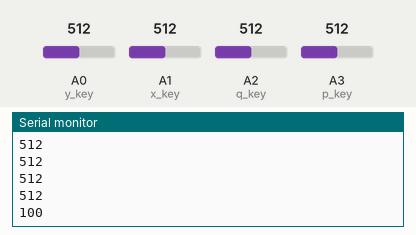
This sketch was run on a simulated Arduino Uno, built with avr-gcc and run on an emulated ATmega328P. Parts: the last lines printed to the serial monitor. Inputs (shaded band) come from the test bench; at power-on: A0 (y_key) = 512, A1 (x_key) = 512, A2 (q_key) = 512, A3 (p_key) = 512. No radio packets arrive unless stated.

Above: at 1.2 s.
1.3 s: A0 (y_key) set to 610
At 1.44 s:
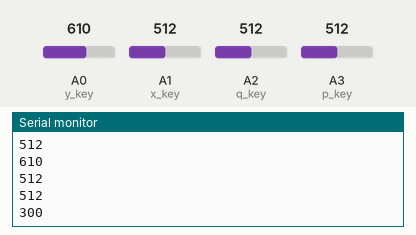
2.8 s: A1 (x_key) set to 390
4.3 s: A2 (q_key) set to 610
5.8 s: A3 (p_key) set to 716
At 6.01 s:
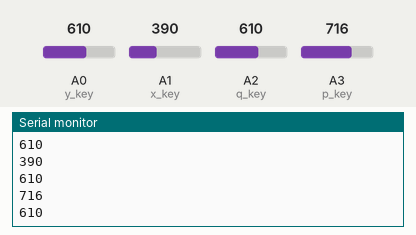
7.3 s: A0 (y_key) set to 590
At 7.45 s:
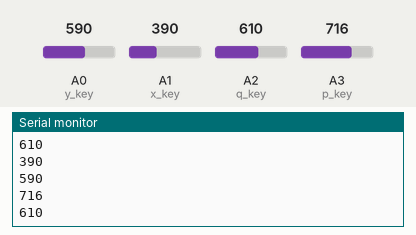
8.8 s: A1 (x_key) set to 410
Timing chart, 0 to 11.3 s (numbered marks = the images above; inputs shaded):
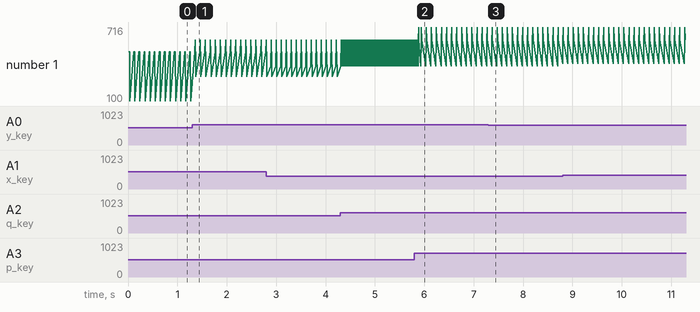

The sketch:

transmitter.ino
```cpp
 #include <SPI.h>
#include <nRF24L01.h>
#include <printf.h>
#include <RF24.h>
#include <RF24_config.h>

void recieve_values();

RF24 radio(7, 8); // CSN, CE
const byte addresses[][6] = {"00001", "00002"};

int x_key = A1;
int y_key = A0;
int p_key = A3;
int q_key = A2;
int x_pos;
int y_pos;
int p_pos;
int q_pos;

void setup() {
  radio.begin();
  radio.openWritingPipe(addresses[1]); // 00002
  radio.openReadingPipe(1, addresses[0]); // 00001
  radio.setPALevel(RF24_PA_MIN);
  radio.setChannel(87);
  radio.setDataRate(RF24_250KBPS);
  recieve_values();
  radio.stopListening();
  Serial.begin(9600);
  pinMode (x_key, INPUT) ;
  pinMode (y_key, INPUT) ;
  pinMode (p_key, INPUT) ;
  pinMode (q_key, INPUT) ;
}
int pos;
void loop() {
  x_pos = analogRead (x_key) ;
  y_pos = analogRead (y_key) ;
  p_pos = analogRead (p_key) ;
  q_pos = analogRead (q_key) ;
  Serial.println(x_pos);
  Serial.println(y_pos);
  Serial.println(p_pos);
  Serial.println(q_pos);
  if (p_pos>400 && p_pos<600 && q_pos>400 && q_pos<600)
  {
  if(x_pos>400 && x_pos<600 && y_pos>400 && y_pos<600)
  {
    pos=100;
    radio.write(&pos, sizeof(pos));
  }
  if(x_pos>400 && x_pos<600 && y_pos<400)
  {
    pos=200;
    radio.write(&pos, sizeof(pos));
  }
  if(x_pos>400 && x_pos<600 && y_pos>600)
  {
    pos=300;
    radio.write(&pos, sizeof(pos));
  }
  if(y_pos>400 && y_pos<600 && x_pos<400)
  {
    pos=400;
    radio.write(&pos, sizeof(pos));
  }
  if(y_pos>400 && y_pos<600 && x_pos>600)
  {
    pos=500;
    radio.write(&pos, sizeof(pos));
  }
  Serial.println(pos);
  delay(100);
}
else if(p_pos<400 || p_pos>600)
{
  if(p_pos<400)
  {
    pos=600;
    radio.write(&pos, sizeof(pos));
  }
  if(p_pos>600)
  {
    pos=700;
    radio.write(&pos, sizeof(pos));
  }
  delay(100);
}
}

void recieve_values()
{
      radio.startListening();
      while(radio.available())
      {
        // code to read the temperature values sent by the earth analyzer
        // radio.read(&temperature, sizeof(temperature));
        //  Serial.println(temperature);

        // logic to be named for writing the class names
        //Serial.print();
      }
      delay(10);
}
```

Measured:
- after the input at 1.3 s, the serial monitor: prints a new line after 0.06 s (image 1)
- after the input at 5.8 s, the serial monitor: prints a new line after 0.08 s (image 2)
- after the input at 7.3 s, the serial monitor: prints a new line after 0.07 s (image 3)
- plotted number 1: 100 → 610 after the input at 1.3 s
